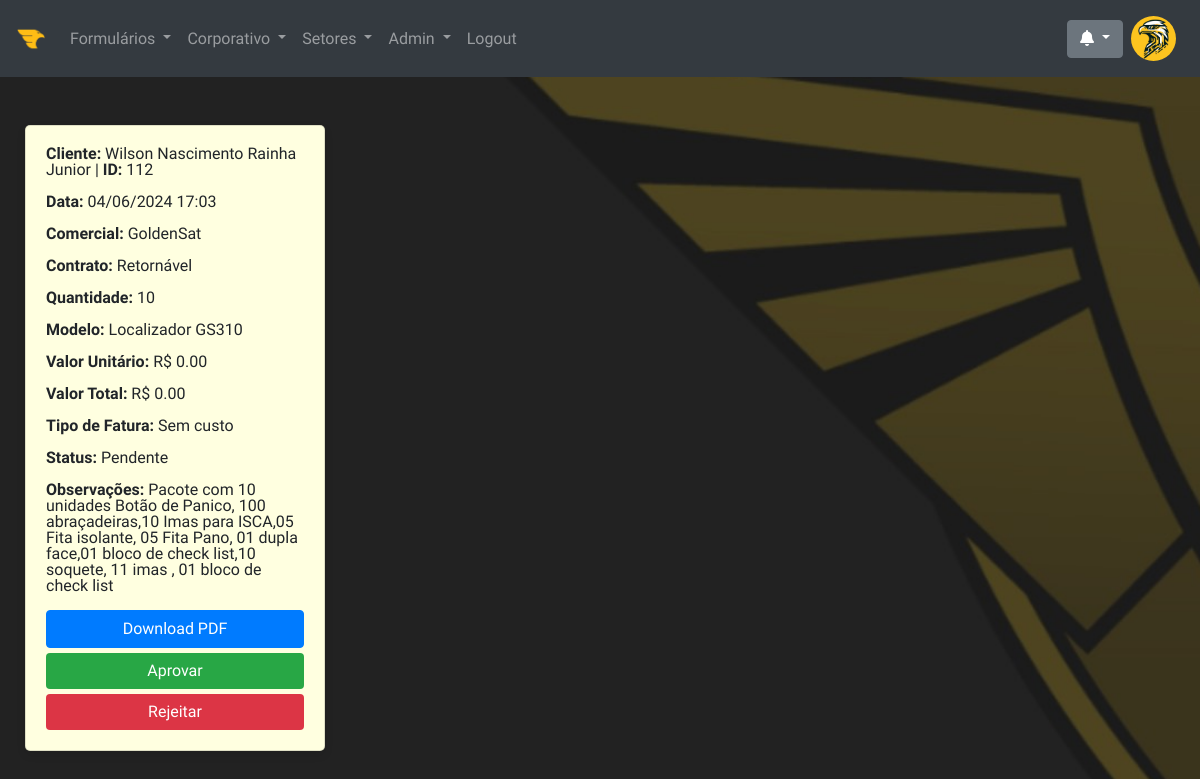
Page /sales_request/ceo (signed in) on the committed database.
### models.py (models this page shows, shortened)
class User(UserMixin, db.Model):
    __tablename__ = 'users'
    id = db.Column(db.Integer, primary_key=True)
    username = db.Column(db.String(100), unique=True, nullable=False)
    email = db.Column(db.String(100), unique=True, nullable=False)
    password_hash = db.Column(db.String(128), nullable=False)
    profile_picture = db.Column(db.String(100), default='/img/logo-golden.png')
    additional_info = db.Column(db.Text)
    access_level = db.Column(db.String(20), default='User')
    unread_notifications = db.Column(db.Integer, default=0)  # Contador de notificações não lidas

class SalesRequest(db.Model):
    __tablename__ = 'sales_request'
    id = db.Column(db.Integer, primary_key=True)
    date_completed = db.Column(db.String(20), nullable=True, default=lambda: datetime.now(tz=fuso_horario_brasilia).strftime('%d/%m/%Y %H:%M'))
    cnpj = db.Column(db.String(20))
    contract_start = db.Column(db.String(20))
    vigency = db.Column(db.String(20))
    reason = db.Column(db.String(50))
    location = db.Column(db.String(50), default='n/a')
    maintenance_number = db.Column(db.String(100), default='n/a')
    client = db.Column(db.String(120))
    sales_rep = db.Column(db.String(50))
    contract_type = db.Column(db.String(50))
    shipping = db.Column(db.String(50))
    delivery_fee = db.Column(Numeric(precision=16, scale=2))
    address = db.Column(db.String(200))
    contact_person = db.Column(db.String(100))
    email = db.Column(db.String(120))
    phone = db.Column(db.String(20))
    quantity = db.Column(db.Integer)
    model = db.Column(db.String(50))
    customization = db.Column(db.String(100))
    tp = db.Column(db.String(50))
    charger = db.Column(db.String(100))
    cable = db.Column(db.String(100))
    invoice_type = db.Column(db.String(50))
    value = db.Column(Numeric(precision=16, scale=2))
    total_value = db.Column(Numeric(precision=16, scale=2))
    payment_method = db.Column(db.String(50))
    observations = db.Column(db.Text)
    accept_terms = db.Column(db.Boolean, default=False)
    status = db.Column(db.String(20), nullable=False, default='Pendente')
    date_sent_to_customer = db.Column(db.String(20), nullable=True)
    equipment_numbers = db.Column(db.String(200), nullable=True)

### routes.py (the view)
@app.route('/sales_request/ceo')
@login_required
@check_permissions(['Admin', 'CEO', 'Inteligência'])
def ceo_approval_requests():
    ceo_approval_requests = SalesRequest.query.all()
    return render_template('ceo_approval_requests.html', ceo_approval_requests=ceo_approval_requests)

### app.py (called while the page is built)
@login_manager.user_loader
def load_user(user_id):
    return User.query.get(int(user_id))

### routes.py (called while the page is built)
def check_permissions(access_level):
    def decorator(func):
        @wraps(func)
        def wrapper(*args, **kwargs):
            if current_user.is_authenticated and current_user.access_level in access_level:
                return func(*args, **kwargs)
            else:
                flash('Você não tem permissão para acessar esta página.', 'danger')
                return redirect(url_for('index'))
        return wrapper
    return decorator

### templates/ceo_approval_requests.html (shortened to what this page needs)
{% extends 'base.html' %}
{% block content %}
<div class="card-container">
    {% for request in ceo_approval_requests %}
    {% if request.status == 'Pendente' %}
    <div class="card" style="background-color: {% if request.status == 'Pendente' %}lightyellow{% endif %}">
        <p><b>Cliente:</b> {{ request. client }} | <b>ID: </b> {{request.id}}</p>
        <p><b>Data:</b> {{ request.date_completed }}</p>
        <p><b>Comercial:</b> {{ request.sales_rep }}</p>
        <p><b>Contrato:</b> {{ request.contract_type }}</p>
        <p><b>Quantidade:</b> {{ request.quantity }}</p>
        <p><b>Modelo:</b> {{ request.model }}</p>
        <p><b>Valor Unitário:</b> R$ {{ request.value }}</p>
        <p><b>Valor Total:</b> R$ {{ request.total_value}}</p>
        <p><b>Tipo de Fatura:</b> {{ request.invoice_type }}</p>
        <p><b>Status:</b> {{ request.status }}</p>
        <p><b>Observações:</b> {{ request.observations }}</p>
        <a href="{{ url_for('download_sales_pdf', sales_request_id=request.id) }}" class="btn btn-primary">Download PDF</a>
        <form action="{{ url_for('approve_ceo_approval_request', sales_request_id=request.id) }}" method="post" style="display: inline;">
            <button type="submit" class="btn btn-success">Aprovar</button>
        </form>
        <form action="{{ url_for('reject_ceo_approval_request', sales_request_id=request.id) }}" method="post" style="display: inline;">
            <button type="submit" class="btn btn-danger">Rejeitar</button>
        </form>
    </div>
    {% endif %}
    {% endfor %}
</div>
{% endblock %}

### templates/base.html (shortened to what this page needs)
<!DOCTYPE html>
<html lang="en">
<head>
    <link rel="stylesheet" href="https://stackpath.bootstrapcdn.com/bootstrap/4.5.2/css/bootstrap.min.css">
    <link rel="stylesheet" href="https://cdnjs.cloudflare.com/ajax/libs/font-awesome/5.15.1/css/all.min.css">
    <link rel="stylesheet" href="https://cdnjs.cloudflare.com/ajax/libs/animate.css/4.1.1/animate.min.css"/>
    <link rel="stylesheet" href="{{ url_for('static', filename='css/style.css') }}">
</head>
<body>
    <nav class="navbar navbar-expand-lg navbar-dark bg-dark">
        <a class="navbar-brand" href="{{ url_for('index') }}">
            <img src="{{ url_for('static', filename='img/logo-int.png') }}" alt="InteGS" height="30">
        </a>
        <div class="collapse navbar-collapse" id="navbarNav">
            <ul class="navbar-nav mr-auto">
                {% if current_user.is_authenticated %}
                {% if current_user.access_level in ['Admin', 'Manutenção', 'Comercial', 'Inteligência', 'Expedição'] %}
                <li class="nav-item dropdown">
                    <a class="nav-link dropdown-toggle" href="#" id="formsDropdown" role="button" data-toggle="dropdown" aria-haspopup="true" aria-expanded="false">
                        Formulários
                    </a>
                </li>
                {% endif %}
                {% if current_user.access_level in ['Admin', 'Diretoria', 'CEO', 'Inteligência'] %}
                <li class="nav-item dropdown">
                    <a class="nav-link dropdown-toggle" href="#" id="corporateDropdown" role="button" data-toggle="dropdown" aria-haspopup="true" aria-expanded="false">
                        Corporativo
                    </a>
                </li>
                {% endif %}
                {% if current_user.access_level in ['Admin', 'Manutenção', 'Comercial', 'Inteligência', 'CEO', 'Diretoria', 'Expedição', 'Configuração'] %}
                <li class="nav-item dropdown">
                    <a class="nav-link dropdown-toggle" href="#" id="sectorsDropdown" role="button" data-toggle="dropdown" aria-haspopup="true" aria-expanded="false">
                        Setores
                    </a>
                </li>
                {% endif %}
                {% if current_user.access_level in ['Admin','Inteligência'] %}
                <li class="nav-item dropdown">
                    <a class="nav-link dropdown-toggle" href="#" id="sectorsDropdown" role="button" data-toggle="dropdown" aria-haspopup="true" aria-expanded="false">
                        Admin
                    </a>
                </li>
                {% endif %}
                <li class="nav-item">
                    <a class="nav-link" href="{{ url_for('logout') }}">Logout</a>
                </li>
                {% endif %}
            </ul>
            <div class="dropdown">
                <button class="btn btn-secondary dropdown-toggle" type="button" id="dropdownMenuButton" data-toggle="dropdown" aria-haspopup="true" aria-expanded="false">
                    <i class="fas fa-bell"></i>
                </button>
            </div>
            <ul class="navbar-nav">
                <li class="nav-item">
                    {% if current_user.is_authenticated %}
                    <a class="nav-link" href="{{ url_for('profile') }}">
                        <img src="{{ url_for('static', filename='img/' + current_user.profile_picture) }}" class="rounded-circle profile-icon" style="width: 45px; height: 45px;" alt="Foto do perfil">
                    </a>
                    {% endif %}
                </li>
            </ul>
        </div>
    </nav>
    {% block content %}{% endblock %}
</body>
</html>

### static/css/style.css (style rules this page uses)
* { margin: 0; padding: 0; box-sizing: border-box; }
body { font-family: "Ubuntu Sans", sans-serif; background-image: url("/static/img/wallpaper.jpg"); background-repeat: no-repeat; background-size: cover; background-attachment: fixed; overflow-x: hidden; }

### templates/ceo_approval_requests.html (style rules this page uses)
body { background-image: url("/static/img/wallpaper.jpg"); background-repeat: no-repeat; background-size: cover; background-attachment: fixed; }
.card-container { display: flex; flex-wrap: wrap; gap: 20px; margin-top: 30px; justify-content: flex-start; margin-left: 25px; }
.card { width: 300px; border-radius: 5px; padding: 20px; transition: transform 0.3s, box-shadow 0.3s; box-shadow: 0 4px 8px rgba(0, 0, 0, 0.1); position: relative; overflow: hidden; margin-bottom: 10px; line-height: 1; }
.card p { font-size: 16px; }
.card form { display: flex; flex-direction: column; align-items: center; margin-top: 5px; }
.card form button { border: none; color: #fff; cursor: pointer; width: 100%; position: relative; }

### rows in the picture
User: profile_picture (picture)
SalesRequest: client "Wilson Nascimento Rainha Junior", id "112", date_completed "04/06/2024 17:03", sales_rep "GoldenSat", contract_type "Retornável", quantity "10", model "Localizador GS310", value "0.00", total_value "0.00", invoice_type "Sem custo", status "Pendente", observations "Pacote com 10 unidades Botão de Panico, 100 abraçadeiras,10 Imas para ISCA,05 Fita isolante, 05 Fita Pano, 01 dupla face,01 bloco de check list,10 soquete, 11 imas , 01 bloco de check list"
